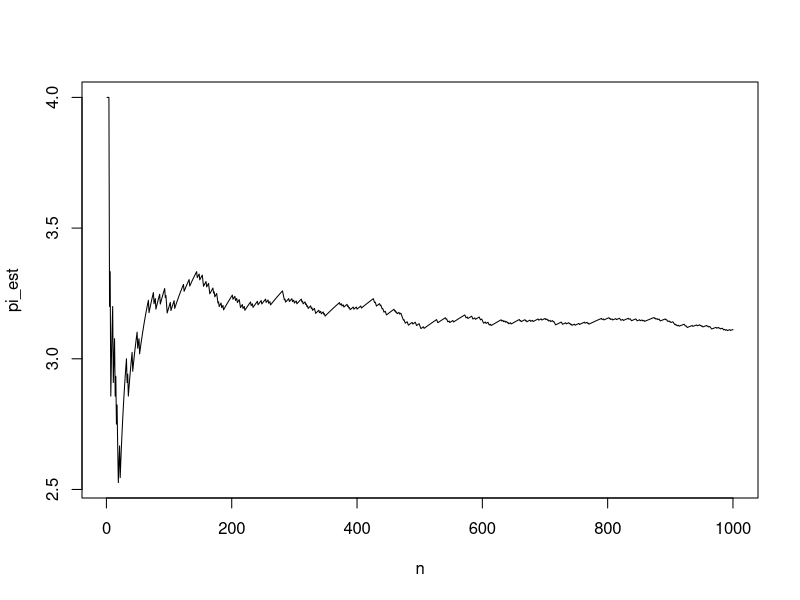

This figure's R source:
# estimating pi with increasing sample size
# modified from code posted to mastodon 
#    by @neilstats@fediscience.org 2023-03-14

# with z as number of iterations
set.seed(14)
z <- 1000

x <- runif(z)
y <- runif(z)
n <- 1:z

#plot(n, sapply(n, (\(i) mean(x[1:i]^2 + y[1:i]^2 < 1) * 4)), type = "l")

pi_est <- sapply(n, (\(i) mean(x[1:i]^2 + y[1:i]^2 < 1) * 4))

pi_est[z]
mean(pi_est)
plot(n, pi_est, type = "l")
